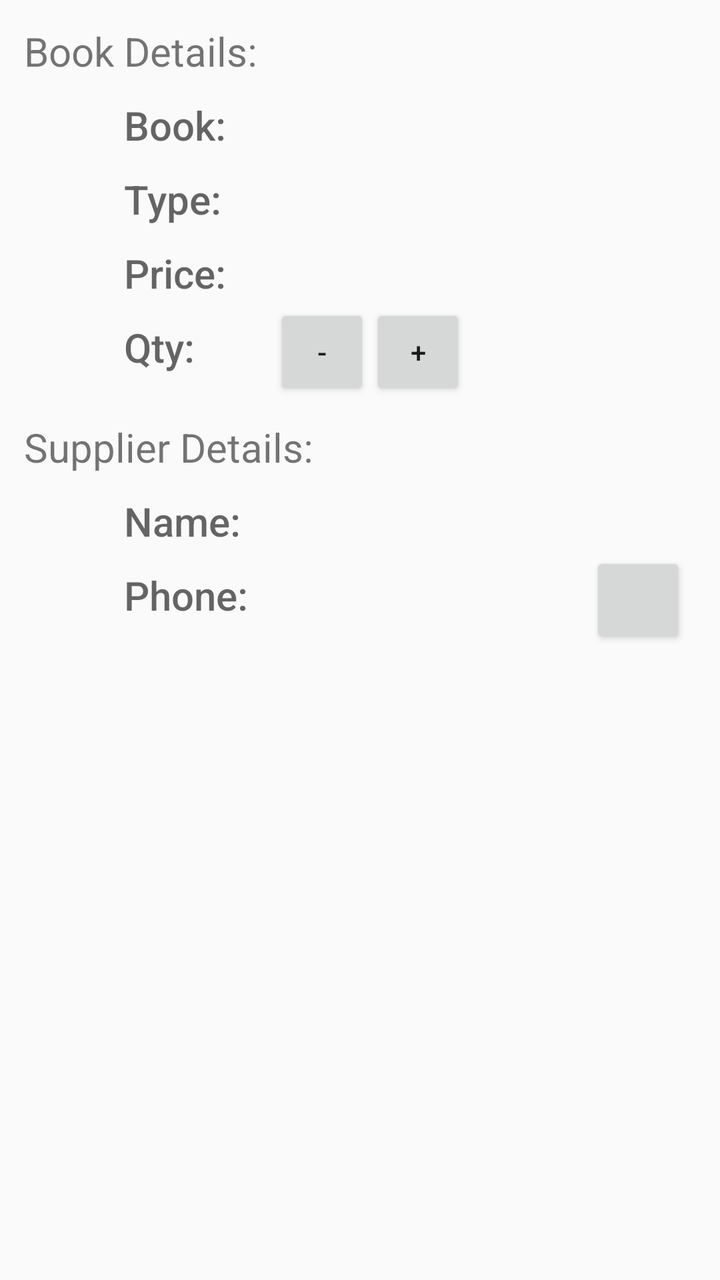
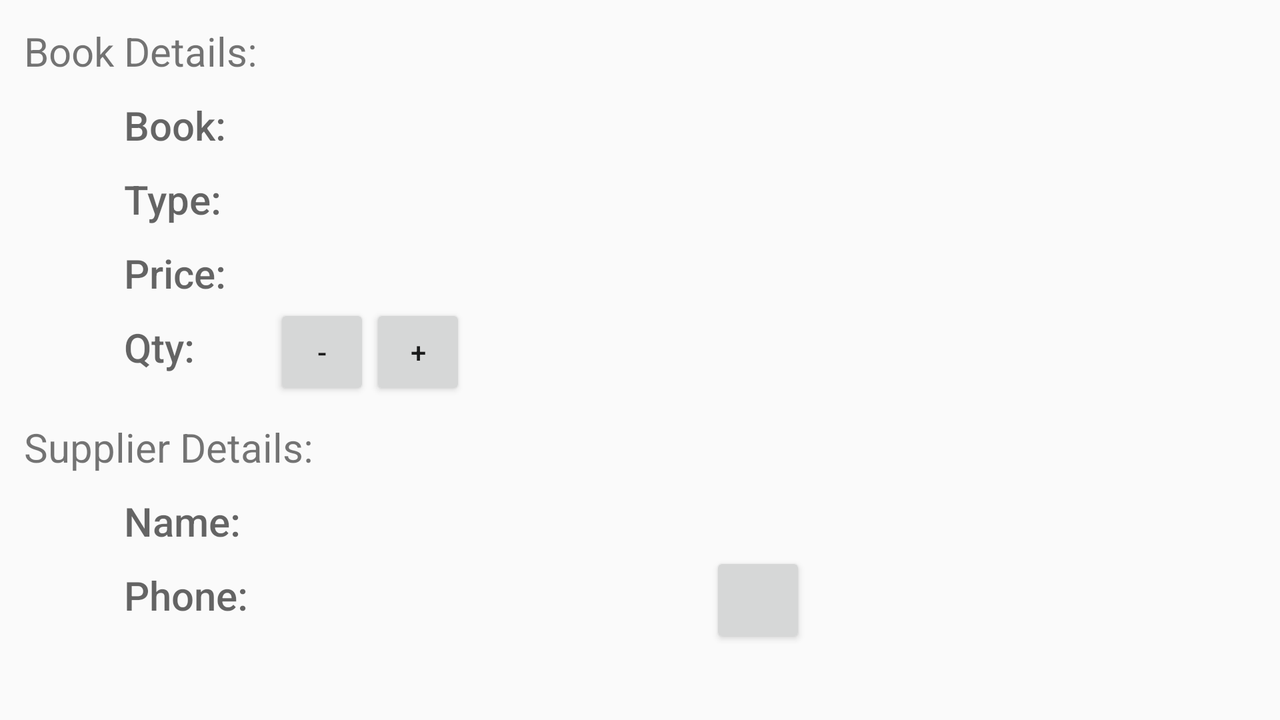

One screen, two layout resources from the same app: the default and the repository's alternative for another configuration. Each is rendered where Android would select it; the XML of both is given below.
<!-- AndroidManifest.xml: application theme AppTheme -->
<!-- res/layout/activity_book_details.xml -->
<?xml version="1.0" encoding="utf-8"?>
<LinearLayout xmlns:android="http://schemas.android.com/apk/res/android"
    xmlns:tools="http://schemas.android.com/tools"
    android:layout_width="match_parent"
    android:layout_height="match_parent"
    android:orientation="vertical"
    android:padding="@dimen/activity_padding"
    tools:context=".BookDetailsActivity">

    <TextView
        android:layout_width="wrap_content"
        android:layout_height="wrap_content"
        android:text="@string/book_title"
        android:textSize="@dimen/book_title_text_size" />

    <LinearLayout
        android:layout_width="match_parent"
        android:layout_height="wrap_content"
        android:layout_marginLeft="@dimen/details_layout_left_margin"
        android:orientation="horizontal">

        <TextView
            style="@style/label_style"
            android:text="@string/details_book"
            android:textSize="@dimen/book_title_text_size" />

        <TextView
            android:id="@+id/book_name_textView"
            android:layout_width="0dp"
            android:layout_height="wrap_content"
            android:layout_weight="1"
            android:textSize="@dimen/book_title_text_size"/>
    </LinearLayout>

    <LinearLayout
        android:layout_width="match_parent"
        android:layout_height="wrap_content"
        android:layout_marginLeft="@dimen/details_layout_left_margin"
        android:orientation="horizontal">

        <TextView
            style="@style/label_style"
            android:text="@string/details_type"
            android:textSize="@dimen/book_title_text_size" />

        <TextView
            android:id="@+id/book_type_textView"
            android:layout_width="0dp"
            android:layout_height="wrap_content"
            android:layout_weight="1"
            android:textSize="@dimen/book_title_text_size"/>
    </LinearLayout>

    <LinearLayout
        android:layout_width="match_parent"
        android:layout_height="wrap_content"
        android:layout_marginLeft="@dimen/details_layout_left_margin"
        android:orientation="horizontal">

        <TextView
            style="@style/label_style"
            android:text="@string/details_price"
            android:textSize="@dimen/book_title_text_size" />

        <TextView
            android:id="@+id/book_price_textView"
            android:layout_width="0dp"
            android:layout_height="wrap_content"
            android:layout_weight="1"
            android:textSize="@dimen/book_title_text_size"/>
    </LinearLayout>


    <LinearLayout
        android:layout_width="match_parent"
        android:layout_height="wrap_content"
        android:layout_marginLeft="@dimen/details_layout_left_margin"
        android:orientation="horizontal">

        <TextView
            style="@style/label_style"
            android:text="@string/details_qty"
            android:textSize="@dimen/book_title_text_size" />

        <Button
            android:id="@+id/details_button_decrease"
            style="@style/Widget.AppCompat.Button.Small"
            android:layout_width="wrap_content"
            android:layout_height="wrap_content"
            android:text="@string/details_qty_decrease" />

        <TextView
            android:id="@+id/book_qty_textView"
            android:layout_width="wrap_content"
            android:layout_height="wrap_content"
            android:textSize="@dimen/book_title_text_size"/>

        <Button
            android:id="@+id/details_button_increase"
            style="@style/Widget.AppCompat.Button.Small"
            android:layout_width="wrap_content"
            android:layout_height="wrap_content"
            android:text="@string/details_qty_increase" />
    </LinearLayout>

    <TextView
        android:layout_width="wrap_content"
        android:layout_height="wrap_content"
        android:paddingTop="@dimen/activity_padding"
        android:text="@string/book_supplier_title"
        android:textSize="@dimen/book_title_text_size" />

    <LinearLayout
        android:layout_width="match_parent"
        android:layout_height="wrap_content"
        android:layout_marginLeft="@dimen/details_layout_left_margin"
        android:orientation="horizontal">

        <TextView
            style="@style/label_style"
            android:text="@string/details_supplier_name"
            android:textSize="@dimen/book_title_text_size" />

        <TextView
            android:id="@+id/supplier_name_textView"
            android:layout_width="0dp"
            android:layout_height="wrap_content"
            android:layout_weight="1"
            android:textSize="@dimen/book_title_text_size"/>
    </LinearLayout>

    <LinearLayout
        android:layout_width="match_parent"
        android:layout_height="wrap_content"
        android:layout_marginLeft="@dimen/details_layout_left_margin"
        android:orientation="horizontal">

        <TextView
            style="@style/label_style"
            android:text="@string/details_supplier_phone"
            android:textSize="@dimen/book_title_text_size" />

        <TextView
            android:id="@+id/supplier_phone_textView"
            android:layout_width="0dp"
            android:layout_height="wrap_content"
            android:layout_weight="1"
            android:textSize="@dimen/book_title_text_size" />

        <Button
            android:id="@+id/details_button_phone"
            style="@style/Widget.AppCompat.Button.Small"
            android:layout_width="wrap_content"
            android:layout_height="wrap_content"
            android:drawableRight="@drawable/ic_phone"
            android:layout_marginRight="@dimen/details_phone_icon_right_margin" />

    </LinearLayout>
</LinearLayout>
<!-- resources referenced by this layout -->
<resources>
  <dimen name="activity_padding">12dp</dimen>
  <dimen name="book_title_text_size">20sp</dimen>
  <dimen name="details_layout_left_margin">50dp</dimen>
  <dimen name="details_phone_icon_right_margin">5dp</dimen>
  <string name="book_supplier_title">Supplier Details:</string>
  <string name="book_title">Book Details:</string>
  <string name="details_book">Book: </string>
  <string name="details_price">Price: </string>
  <string name="details_qty">Qty: </string>
  <string name="details_qty_decrease"> - </string>
  <string name="details_qty_increase"> + </string>
  <string name="details_supplier_name">Name: </string>
  <string name="details_supplier_phone">Phone: </string>
  <string name="details_type">Type: </string>
  <style name="label_style">
          <item name="android:layout_width">@dimen/label_field_layout_width</item>
          <item name="android:layout_height">wrap_content</item>
          <item name="android:paddingTop">@dimen/editor_activity_top_padding</item>
          <item name="android:fontFamily" tools:targetApi="16">sans-serif-medium</item>
          <item name="android:textAppearance">?android:textAppearanceMedium</item>
      </style>
  <style name="AppTheme" parent="Theme.AppCompat.Light.DarkActionBar">
          
          <item name="colorPrimary">@color/colorPrimary</item>
          <item name="colorPrimaryDark">@color/colorPrimaryDark</item>
          <item name="colorAccent">@color/colorAccent</item>
      </style>
  <dimen name="label_field_layout_width">75dp</dimen>
  <dimen name="editor_activity_top_padding">10dp</dimen>
  <color name="colorPrimary">#7cb342</color>
  <color name="colorPrimaryDark">#33691e</color>
  <color name="colorAccent">#FF4081</color>
</resources>
<!-- res/layout-land/activity_book_details.xml (the repository's variant of the layout above) -->
<!-- drawn on the phone turned sideways -->
<?xml version="1.0" encoding="utf-8"?>
<ScrollView xmlns:android="http://schemas.android.com/apk/res/android"
    xmlns:tools="http://schemas.android.com/tools"
    android:layout_width="match_parent"
    android:layout_height="match_parent"
    android:padding="@dimen/activity_padding"
    tools:context=".BookDetailsActivity">

    <LinearLayout
        android:layout_width="match_parent"
        android:layout_height="wrap_content"
        android:orientation="vertical">

        <TextView
            android:layout_width="wrap_content"
            android:layout_height="wrap_content"
            android:text="@string/book_title"
            android:textSize="@dimen/book_title_text_size" />

        <LinearLayout
            android:layout_width="match_parent"
            android:layout_height="wrap_content"
            android:layout_marginLeft="@dimen/details_layout_left_margin"
            android:orientation="horizontal">

            <TextView
                style="@style/label_style"
                android:text="@string/details_book"
                android:textSize="@dimen/book_title_text_size" />

            <TextView
                android:id="@+id/book_name_textView"
                android:layout_width="0dp"
                android:layout_height="wrap_content"
                android:layout_weight="1"
                android:textSize="@dimen/book_title_text_size" />
        </LinearLayout>

        <LinearLayout
            android:layout_width="match_parent"
            android:layout_height="wrap_content"
            android:layout_marginLeft="@dimen/details_layout_left_margin"
            android:orientation="horizontal">

            <TextView
                style="@style/label_style"
                android:text="@string/details_type"
                android:textSize="@dimen/book_title_text_size" />

            <TextView
                android:id="@+id/book_type_textView"
                android:layout_width="0dp"
                android:layout_height="wrap_content"
                android:layout_weight="1"
                android:textSize="@dimen/book_title_text_size" />
        </LinearLayout>

        <LinearLayout
            android:layout_width="match_parent"
            android:layout_height="wrap_content"
            android:layout_marginLeft="@dimen/details_layout_left_margin"
            android:orientation="horizontal">

            <TextView
                style="@style/label_style"
                android:text="@string/details_price"
                android:textSize="@dimen/book_title_text_size" />

            <TextView
                android:id="@+id/book_price_textView"
                android:layout_width="0dp"
                android:layout_height="wrap_content"
                android:layout_weight="1"
                android:textSize="@dimen/book_title_text_size" />
        </LinearLayout>


        <LinearLayout
            android:layout_width="match_parent"
            android:layout_height="wrap_content"
            android:layout_marginLeft="@dimen/details_layout_left_margin"
            android:orientation="horizontal">

            <TextView
                style="@style/label_style"
                android:text="@string/details_qty"
                android:textSize="@dimen/book_title_text_size" />

            <Button
                android:id="@+id/details_button_decrease"
                style="@style/Widget.AppCompat.Button.Small"
                android:layout_width="wrap_content"
                android:layout_height="wrap_content"
                android:text="@string/details_qty_decrease" />

            <TextView
                android:id="@+id/book_qty_textView"
                android:layout_width="wrap_content"
                android:layout_height="wrap_content"
                android:textSize="@dimen/book_title_text_size" />

            <Button
                android:id="@+id/details_button_increase"
                style="@style/Widget.AppCompat.Button.Small"
                android:layout_width="wrap_content"
                android:layout_height="wrap_content"
                android:text="@string/details_qty_increase" />
        </LinearLayout>

        <TextView
            android:layout_width="wrap_content"
            android:layout_height="wrap_content"
            android:paddingTop="@dimen/activity_padding"
            android:text="@string/book_supplier_title"
            android:textSize="@dimen/book_title_text_size" />

        <LinearLayout
            android:layout_width="match_parent"
            android:layout_height="wrap_content"
            android:layout_marginLeft="@dimen/details_layout_left_margin"
            android:orientation="horizontal">

            <TextView
                style="@style/label_style"
                android:text="@string/details_supplier_name"
                android:textSize="@dimen/book_title_text_size" />

            <TextView
                android:id="@+id/supplier_name_textView"
                android:layout_width="0dp"
                android:layout_height="wrap_content"
                android:layout_weight="1"
                android:textSize="@dimen/book_title_text_size" />
        </LinearLayout>

        <LinearLayout
            android:layout_width="match_parent"
            android:layout_height="wrap_content"
            android:layout_marginLeft="@dimen/details_layout_left_margin"
            android:orientation="horizontal">

            <TextView
                style="@style/label_style"
                android:text="@string/details_supplier_phone"
                android:textSize="@dimen/book_title_text_size" />

            <TextView
                android:id="@+id/supplier_phone_textView"
                android:layout_width="0dp"
                android:layout_height="wrap_content"
                android:layout_weight="1"
                android:textSize="@dimen/book_title_text_size" />

            <Button
                android:id="@+id/details_button_phone"
                style="@style/Widget.AppCompat.Button.Small"
                android:layout_width="wrap_content"
                android:layout_height="wrap_content"
                android:layout_marginRight="@dimen/land_details_phone_icon_right_margin"
                android:drawableRight="@drawable/ic_phone" />

        </LinearLayout>
    </LinearLayout>
</ScrollView>
<!-- resources referenced by the variant -->
<!-- as the phone turned sideways resolves them -->
<resources>
  <dimen name="activity_padding">12dp</dimen>
  <dimen name="book_title_text_size">20sp</dimen>
  <dimen name="details_layout_left_margin">50dp</dimen>
  <dimen name="land_details_phone_icon_right_margin">225dp</dimen>
  <string name="book_supplier_title">Supplier Details:</string>
  <string name="book_title">Book Details:</string>
  <string name="details_book">Book: </string>
  <string name="details_price">Price: </string>
  <string name="details_qty">Qty: </string>
  <string name="details_qty_decrease"> - </string>
  <string name="details_qty_increase"> + </string>
  <string name="details_supplier_name">Name: </string>
  <string name="details_supplier_phone">Phone: </string>
  <string name="details_type">Type: </string>
  <style name="label_style">
          <item name="android:layout_width">@dimen/label_field_layout_width</item>
          <item name="android:layout_height">wrap_content</item>
          <item name="android:paddingTop">@dimen/editor_activity_top_padding</item>
          <item name="android:fontFamily" tools:targetApi="16">sans-serif-medium</item>
          <item name="android:textAppearance">?android:textAppearanceMedium</item>
      </style>
  <style name="AppTheme" parent="Theme.AppCompat.Light.DarkActionBar">
          
          <item name="colorPrimary">@color/colorPrimary</item>
          <item name="colorPrimaryDark">@color/colorPrimaryDark</item>
          <item name="colorAccent">@color/colorAccent</item>
      </style>
  <dimen name="label_field_layout_width">75dp</dimen>
  <dimen name="editor_activity_top_padding">10dp</dimen>
  <color name="colorPrimary">#7cb342</color>
  <color name="colorPrimaryDark">#33691e</color>
  <color name="colorAccent">#FF4081</color>
</resources>
